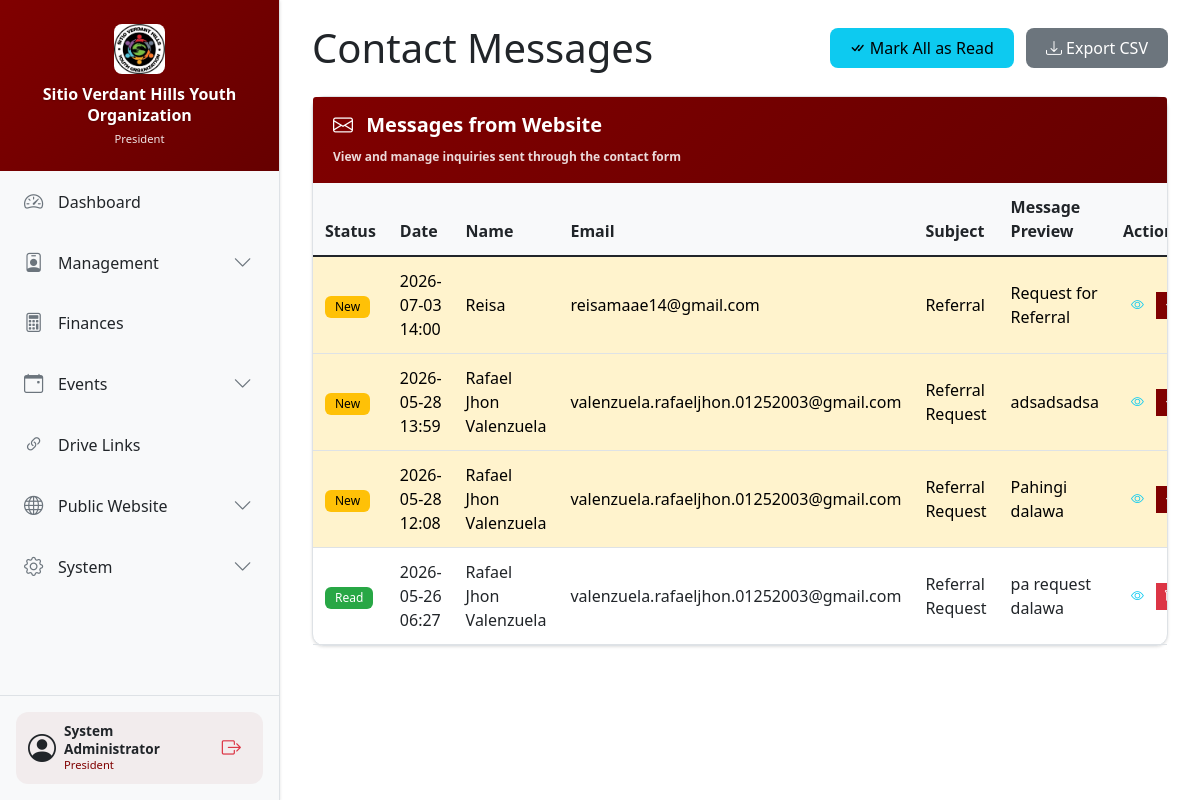
Screenshot of /admin/contact-messages (signed in) with the database file from the repository.
### app.py (models this page shows, shortened)
class SystemSetting(db.Model):
    id = db.Column(db.Integer, primary_key=True)
    setting_key = db.Column(db.String(100), unique=True)
    setting_value = db.Column(db.Text)
    updated_at = db.Column(db.DateTime, default=datetime.utcnow)

class User(UserMixin, db.Model):
    id = db.Column(db.Integer, primary_key=True)
    username = db.Column(db.String(80), unique=True, nullable=False)
    password_hash = db.Column(db.String(200), nullable=False)
    role = db.Column(db.String(50), nullable=False)
    full_name = db.Column(db.String(100))
    email = db.Column(db.String(120))
    created_at = db.Column(db.DateTime, default=datetime.utcnow)

class ContactMessage(db.Model):
    id = db.Column(db.Integer, primary_key=True)
    name = db.Column(db.String(100), nullable=False)
    email = db.Column(db.String(120), nullable=False)
    subject = db.Column(db.String(200))
    message = db.Column(db.Text, nullable=False)
    is_read = db.Column(db.Boolean, default=False)
    created_at = db.Column(db.DateTime, default=datetime.utcnow)

### app.py (the view)
@app.route('/admin/contact-messages')
@login_required
@role_required('President', 'Secretary')
def contact_messages():
    messages = ContactMessage.query.order_by(ContactMessage.created_at.desc()).all()
    return render_template('contact_messages.html', messages=messages)

### app.py (called while the page is built)
@login_manager.user_loader
def load_user(user_id):
    return db.session.get(User, int(user_id))

def role_required(*roles):
    def decorator(f):
        @wraps(f)
        def decorated_function(*args, **kwargs):
            if not current_user.is_authenticated:
                flash('Please login to access this page.', 'warning')
                return redirect(url_for('login'))
            if current_user.role not in roles:
                flash('You do not have permission to access this page.', 'danger')
                return redirect(url_for('dashboard'))
            return f(*args, **kwargs)
        return decorated_function
    return decorator

@app.context_processor
def inject_settings():
    return {
        'org_name': (SystemSetting.query.filter_by(setting_key='org_name').first().setting_value if SystemSetting.query.filter_by(setting_key='org_name').first() else 'Sitio Verdant Hills Youth Organization'),
        'logo_url': (SystemSetting.query.filter_by(setting_key='logo_url').first().setting_value if SystemSetting.query.filter_by(setting_key='logo_url').first() else None),
        'theme': (SystemSetting.query.filter_by(setting_key='theme').first().setting_value if SystemSetting.query.filter_by(setting_key='theme').first() else 'light'),
        'primary_color': (SystemSetting.query.filter_by(setting_key='primary_color').first().setting_value if SystemSetting.query.filter_by(setting_key='primary_color').first() else '#4CAF50')
    }

@app.context_processor
def inject_unread_count():
    if current_user.is_authenticated and current_user.role in ['President', 'Secretary']:
        unread_count = ContactMessage.query.filter_by(is_read=False).count()
        return {'unread_messages_count': unread_count}
    return {'unread_messages_count': 0}

### templates/contact_messages.html (shortened to what this page needs)
{% extends "base.html" %}
{% block content %}
<div class="d-flex justify-content-between align-items-center mb-4 flex-wrap gap-2">
    <h1 class="mb-0">Contact Messages</h1>
    <div>
        <button class="btn btn-info me-2" onclick="markAllAsRead()">
            <i class="bi bi-check-all"></i> Mark All as Read
        </button>
        <button class="btn btn-secondary" onclick="exportToCSV()">
            <i class="bi bi-download"></i> Export CSV
        </button>
    </div>
</div>
<div class="card">
    <div class="card-header bg-success text-white sticky-header">
        <h5 class="mb-0 fw-bold"><i class="bi bi-envelope me-2"></i> Messages from Website</h5>
        <small class="text-white-50">View and manage inquiries sent through the contact form</small>
    </div>
    <div class="card-body p-0">
        <div class="table-responsive">
            <table class="table table-hover mb-0" id="messagesTable">
                <thead>
                    <tr>
                        <th style="width: 80px;">Status</th>
                        <th style="width: 120px;">Date</th>
                        <th style="width: 150px;">Name</th>
                        <th style="width: 200px;">Email</th>
                        <th style="width: 150px;">Subject</th>
                        <th>Message Preview</th>
                        <th style="width: 120px;">Actions</th>
                    </tr>
                </thead>
                <tbody>
                    {% for msg in messages %}
                    <tr class="{% if not msg.is_read %}table-warning{% endif %}" data-message-id="{{ msg.id }}">
                        <td>
                            {% if msg.is_read %}
                            <span class="badge bg-success">Read</span>
                            {% else %}
                            <span class="badge bg-warning text-dark">New</span>
                            {% endif %}
                        </span></td>
                        <td>{{ msg.created_at.strftime('%Y-%m-%d %H:%M') }}</span></td>
                        <td>{{ msg.name }}</span></td>
                        <td>{{ msg.email }}</span></td>
                        <td>{{ msg.subject or 'No subject' }}</span></td>
                        <td>{{ msg.message[:50] }}{% if msg.message|length > 50 %}...{% endif %}</span></td>
                        <td>
                            <div class="btn-group" role="group" style="gap: 5px;">
                                <button class="btn btn-sm btn-outline-info" onclick="viewMessage({{ msg.id }})">
                                    <i class="bi bi-eye"></i>
                                </button>
                                {% if not msg.is_read %}
                                <a href="{{ url_for('mark_message_read', id=msg.id) }}" class="btn btn-sm btn-success">
                                    <i class="bi bi-check-lg"></i>
                                </a>
                                {% endif %}
                                <a href="{{ url_for('delete_message', id=msg.id) }}" class="btn btn-sm btn-danger" onclick="return confirm('Delete this message?')">
                                    <i class="bi bi-trash"></i>
                                </a>
                            </div>
                    </tr>
                    {% endfor %}
                </tbody>
            </table>
        </div>
    </div>
</div>
{% endblock %}

### templates/base.html (shortened to what this page needs)
<!DOCTYPE html>
<html lang="en" data-theme="{{ theme }}">
<head>
    <link href="https://cdn.jsdelivr.net/npm/bootstrap@5.1.3/dist/css/bootstrap.min.css" rel="stylesheet">
    <link href="https://cdn.jsdelivr.net/npm/bootstrap-icons@1.8.1/font/bootstrap-icons.css" rel="stylesheet">
    <link href="{{ url_for('static', filename='css/style.css') }}" rel="stylesheet">
    <link href="{{ url_for('static', filename='css/theme.css') }}" rel="stylesheet">
</head>
<body>
    <div class="wrapper">
        <nav class="sidebar" id="sidebar">
            <div class="sidebar-header">
                {% if logo_url %}
                <img src="{{ logo_url }}" alt="Logo" class="sidebar-logo">
                {% endif %}
                <h4 class="org-name">{{ org_name }}</h4>
                <small>{{ current_user.role }}</small>
            </div>
            <div class="sidebar-nav-wrapper">
                <ul class="nav flex-column">
                    <li class="nav-item">
                        <a class="nav-link {% if request.endpoint == 'dashboard' %}active{% endif %}" href="{{ url_for('dashboard') }}">
                            <i class="bi bi-speedometer2"></i>
                            <span>Dashboard</span>
                        </a>
                    </li>
                    <li class="nav-item">
                        <div class="nav-link menu-toggle" data-menu="managementMenu">
                            <span>
                                <i class="bi bi-person-badge"></i>
                                <span>Management</span>
                            </span>
                            <i class="bi bi-chevron-down menu-icon"></i>
                        </div>
                    </li>
                    <li class="nav-item">
                        <a class="nav-link {% if request.endpoint == 'finances' %}active{% endif %}" href="{{ url_for('finances') }}">
                            <i class="bi bi-calculator"></i>
                            <span>Finances</span>
                        </a>
                    </li>
                    <li class="nav-item">
                        <div class="nav-link menu-toggle" data-menu="eventsMenu">
                            <span>
                                <i class="bi bi-calendar-event"></i>
                                <span>Events</span>
                            </span>
                            <i class="bi bi-chevron-down menu-icon"></i>
                        </div>
                    </li>
                    <li class="nav-item">
                        <a class="nav-link {% if request.endpoint == 'links' %}active{% endif %}" href="{{ url_for('links') }}">
                            <i class="bi bi-link-45deg"></i>
                            <span>Drive Links</span>
                        </a>
                    </li>
                    <li class="nav-item">
                        <div class="nav-link menu-toggle" data-menu="publicMenu">
                            <span>
                                <i class="bi bi-globe"></i>
                                <span>Public Website</span>
                            </span>
                            <i class="bi bi-chevron-down menu-icon"></i>
                        </div>
                    </li>
                    <li class="nav-item">
                        <div class="nav-link menu-toggle" data-menu="systemMenu">
                            <span>
                                <i class="bi bi-gear"></i>
                                <span>System</span>
                            </span>
                            <i class="bi bi-chevron-down menu-icon"></i>
                        </div>
                    </li>
                </ul>
            </div>
            <div class="sidebar-footer">
                <div class="user-info">
                    <div class="d-flex align-items-center gap-2">
                        <i class="bi bi-person-circle fs-3"></i>
                        <div class="flex-grow-1">
                            <div class="user-name">{{ current_user.full_name or current_user.username }}</div>
                            <div class="user-role">{{ current_user.role }}</div>
                        </div>
                        <span class="logout-icon" data-bs-toggle="modal" data-bs-target="#logoutConfirmModal" title="Logout">
                            <i class="bi bi-box-arrow-right"></i>
                        </span>
                    </div>
                </div>
            </div>
        </nav>
        <main class="content">
            {% block content %}{% endblock %}
        </main>
    </div>
    <div class="toast-container position-fixed bottom-0 end-0 p-3" style="z-index: 1100;">
    </div>
</body>
</html>

### static/css/theme.css (style rules this page uses)
body { background-color: var(--bg-primary); color: var(--text-primary); transition: background-color 0.3s ease, color 0.3s ease; }
.card { background-color: var(--card-bg); border-color: var(--border-color); transition: background-color 0.3s ease, border-color 0.3s ease; }
.card-header { background-color: var(--header-bg) !important; color: var(--header-text) !important; border-bottom-color: var(--border-color); }
.card-header.bg-success, .card-header.bg-primary { background-color: var(--header-bg) !important; }
.card-header h5, .card-header small, .card-header i { color: var(--header-text) !important; }
.table { color: var(--text-primary); }
.table thead th { background-color: var(--bg-secondary); color: var(--text-primary); border-bottom-color: var(--border-color); }
.table td { border-bottom-color: var(--border-color); }
.btn-success { background-color: var(--primary-color) !important; border-color: var(--primary-color) !important; }
.badge.bg-primary, .badge.bg-success { background-color: var(--primary-color) !important; }
.sidebar { background-color: var(--bg-secondary); border-right-color: var(--border-color); }
.sidebar-header { background: linear-gradient(135deg, var(--primary-color), var(--primary-dark)) !important; }
.sidebar-header h4, .sidebar-header small { color: white !important; }
.sidebar .nav-link { color: var(--text-primary) !important; }

### templates/contact_messages.html (style rules this page uses)
.badge.bg-warning { background-color: #ffc107 !important; color: #000 !important; }
.badge.bg-success { background-color: #28a745 !important; color: #fff !important; }
.card-header.bg-success { background: linear-gradient(135deg, var(--primary-color) 0%, var(--primary-dark) 100%) !important; border-bottom: none; }
.card-header.bg-success h5 { color: white !important; font-weight: 600; margin-bottom: 4px !important; }
.card-header.bg-success small { color: rgba(255, 255, 255, 0.85) !important; font-size: 0.75rem; }
.btn-group { display: inline-flex; gap: 5px; flex-wrap: nowrap; }
.btn-group .btn { padding: 4px 8px; }
.btn-success { background-color: var(--primary-color) !important; border-color: var(--primary-color) !important; }
.sticky-header { position: sticky; top: 0; z-index: 1; }

### rows the page displays
SystemSetting: setting_value (picture)
SystemSetting: setting_value "Sitio Verdant Hills Youth Organization"
User: role "President", full_name "System Administrator"
ContactMessage: is_read "New", created_at "2026-07-03 14:00", name "Reisa", email "reisamaae14@gmail.com", subject "Referral", message "Request for Referral"
ContactMessage: is_read "New", created_at "2026-05-28 13:59", name "Rafael Jhon Valenzuela", email "valenzuela.rafaeljhon.01252003@gmail.com", subject "Referral Request", message "adsadsadsa"
ContactMessage: is_read "New", created_at "2026-05-28 12:08", name "Rafael Jhon Valenzuela", email "valenzuela.rafaeljhon.01252003@gmail.com", subject "Referral Request", message "Pahingi dalawa"
ContactMessage: is_read "Read", created_at "2026-05-26 06:27", name "Rafael Jhon Valenzuela", email "valenzuela.rafaeljhon.01252003@gmail.com", subject "Referral Request", message "pa request dalawa"
